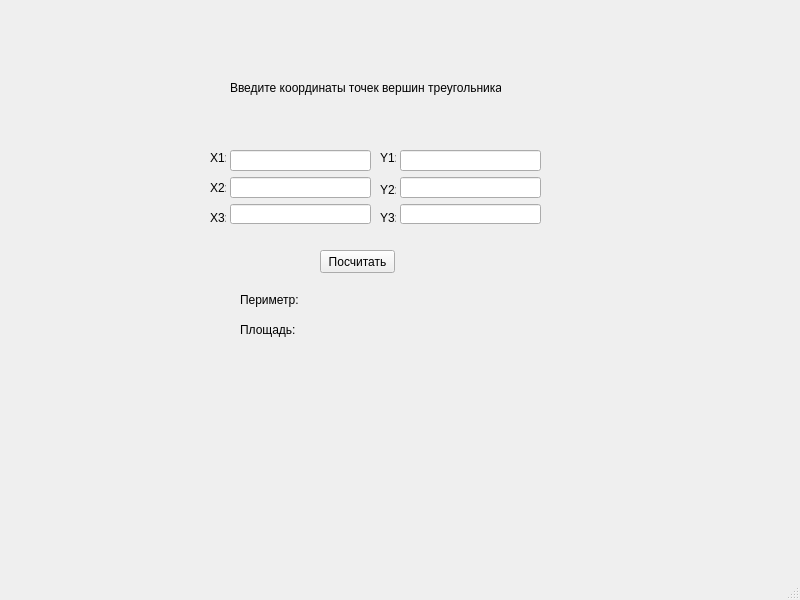
<?xml version="1.0" encoding="UTF-8"?>
<ui version="4.0">
 <class>MainWindow</class>
 <widget class="QMainWindow" name="MainWindow">
  <property name="geometry">
   <rect>
    <x>0</x>
    <y>0</y>
    <width>800</width>
    <height>600</height>
   </rect>
  </property>
  <property name="windowTitle">
   <string>MainWindow</string>
  </property>
  <widget class="QWidget" name="centralwidget">
   <widget class="QPushButton" name="pushButton">
    <property name="geometry">
     <rect>
      <x>320</x>
      <y>250</y>
      <width>75</width>
      <height>23</height>
     </rect>
    </property>
    <property name="text">
     <string>Посчитать</string>
    </property>
   </widget>
   <widget class="QLabel" name="label_3">
    <property name="geometry">
     <rect>
      <x>230</x>
      <y>80</y>
      <width>271</width>
      <height>16</height>
     </rect>
    </property>
    <property name="text">
     <string>Введите координаты точек вершин треугольника.</string>
    </property>
   </widget>
   <widget class="QLabel" name="Warn">
    <property name="geometry">
     <rect>
      <x>270</x>
      <y>270</y>
      <width>291</width>
      <height>20</height>
     </rect>
    </property>
    <property name="text">
     <string/>
    </property>
   </widget>
   <widget class="QWidget" name="layoutWidget">
    <property name="geometry">
     <rect>
      <x>230</x>
      <y>150</y>
      <width>141</width>
      <height>74</height>
     </rect>
    </property>
    <layout class="QVBoxLayout" name="verticalLayout_2">
     <item>
      <widget class="QLineEdit" name="CoordX1"/>
     </item>
     <item>
      <widget class="QLineEdit" name="CoordX2"/>
     </item>
     <item>
      <widget class="QLineEdit" name="CoordX3"/>
     </item>
    </layout>
   </widget>
   <widget class="QWidget" name="layoutWidget">
    <property name="geometry">
     <rect>
      <x>330</x>
      <y>380</y>
      <width>161</width>
      <height>61</height>
     </rect>
    </property>
    <layout class="QVBoxLayout" name="verticalLayout"/>
   </widget>
   <widget class="QWidget" name="layoutWidget_2">
    <property name="geometry">
     <rect>
      <x>400</x>
      <y>150</y>
      <width>141</width>
      <height>74</height>
     </rect>
    </property>
    <layout class="QVBoxLayout" name="verticalLayout_3">
     <item>
      <widget class="QLineEdit" name="CoordY1"/>
     </item>
     <item>
      <widget class="QLineEdit" name="CoordY2"/>
     </item>
     <item>
      <widget class="QLineEdit" name="CoordY3"/>
     </item>
    </layout>
   </widget>
   <widget class="QLabel" name="PLOSHAD">
    <property name="geometry">
     <rect>
      <x>300</x>
      <y>320</y>
      <width>161</width>
      <height>16</height>
     </rect>
    </property>
    <property name="text">
     <string/>
    </property>
   </widget>
   <widget class="QLabel" name="PERIMETR">
    <property name="geometry">
     <rect>
      <x>300</x>
      <y>290</y>
      <width>161</width>
      <height>16</height>
     </rect>
    </property>
    <property name="text">
     <string/>
    </property>
   </widget>
   <widget class="QLabel" name="LbX1">
    <property name="geometry">
     <rect>
      <x>210</x>
      <y>150</y>
      <width>16</width>
      <height>16</height>
     </rect>
    </property>
    <property name="text">
     <string>X1:</string>
    </property>
   </widget>
   <widget class="QLabel" name="LbX2">
    <property name="geometry">
     <rect>
      <x>210</x>
      <y>180</y>
      <width>16</width>
      <height>16</height>
     </rect>
    </property>
    <property name="text">
     <string>X2:</string>
    </property>
   </widget>
   <widget class="QLabel" name="LbX3">
    <property name="geometry">
     <rect>
      <x>210</x>
      <y>210</y>
      <width>16</width>
      <height>16</height>
     </rect>
    </property>
    <property name="text">
     <string>X3:</string>
    </property>
   </widget>
   <widget class="QLabel" name="LbY1">
    <property name="geometry">
     <rect>
      <x>380</x>
      <y>150</y>
      <width>16</width>
      <height>16</height>
     </rect>
    </property>
    <property name="text">
     <string>Y1:</string>
    </property>
   </widget>
   <widget class="QLabel" name="LbY2">
    <property name="geometry">
     <rect>
      <x>380</x>
      <y>180</y>
      <width>16</width>
      <height>20</height>
     </rect>
    </property>
    <property name="text">
     <string>Y2:</string>
    </property>
   </widget>
   <widget class="QLabel" name="LbY3">
    <property name="geometry">
     <rect>
      <x>380</x>
      <y>210</y>
      <width>16</width>
      <height>16</height>
     </rect>
    </property>
    <property name="text">
     <string>Y3:</string>
    </property>
   </widget>
   <widget class="QLabel" name="label">
    <property name="geometry">
     <rect>
      <x>240</x>
      <y>290</y>
      <width>61</width>
      <height>20</height>
     </rect>
    </property>
    <property name="text">
     <string>Периметр:</string>
    </property>
   </widget>
   <widget class="QLabel" name="label_2">
    <property name="geometry">
     <rect>
      <x>240</x>
      <y>320</y>
      <width>61</width>
      <height>20</height>
     </rect>
    </property>
    <property name="text">
     <string>Площадь:</string>
    </property>
   </widget>
  </widget>
  <widget class="QMenuBar" name="menubar">
   <property name="geometry">
    <rect>
     <x>0</x>
     <y>0</y>
     <width>800</width>
     <height>21</height>
    </rect>
   </property>
  </widget>
  <widget class="QStatusBar" name="statusbar"/>
 </widget>
 <resources/>
 <connections/>
</ui>
